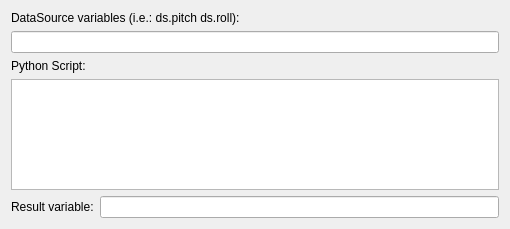
<?xml version="1.0" encoding="UTF-8"?>
<ui version="4.0">
 <class>PyEvalDsDlg</class>
 <widget class="QWidget" name="PyEvalDsDlg">
  <property name="geometry">
   <rect>
    <x>0</x>
    <y>0</y>
    <width>510</width>
    <height>229</height>
   </rect>
  </property>
  <property name="windowTitle">
   <string>Form</string>
  </property>
  <layout class="QGridLayout" name="gridLayout">
   <item row="0" column="0">
    <layout class="QVBoxLayout" name="verticalLayout_4">
     <item>
      <widget class="QLabel" name="peInputLabel">
       <property name="text">
        <string>DataSource variables (i.e.: ds.pitch ds.roll):</string>
       </property>
       <property name="buddy">
        <cstring>peInputLineEdit</cstring>
       </property>
      </widget>
     </item>
     <item>
      <widget class="QLineEdit" name="peInputLineEdit">
       <property name="font">
        <font>
         <family>Monospace</family>
        </font>
       </property>
      </widget>
     </item>
     <item>
      <widget class="QLabel" name="peScriptLabel">
       <property name="text">
        <string>Python Script:</string>
       </property>
       <property name="buddy">
        <cstring>peScriptTextEdit</cstring>
       </property>
      </widget>
     </item>
     <item>
      <widget class="QTextEdit" name="peScriptTextEdit">
       <property name="font">
        <font>
         <family>Monospace</family>
        </font>
       </property>
       <property name="cursor" stdset="0">
        <cursorShape>ArrowCursor</cursorShape>
       </property>
       <property name="horizontalScrollBarPolicy">
        <enum>Qt::ScrollBarAsNeeded</enum>
       </property>
       <property name="lineWrapMode">
        <enum>QTextEdit::NoWrap</enum>
       </property>
      </widget>
     </item>
     <item>
      <layout class="QHBoxLayout" name="horizontalLayout_8">
       <item>
        <widget class="QLabel" name="peResultLabel">
         <property name="text">
          <string>Result variable:</string>
         </property>
         <property name="buddy">
          <cstring>peResultLineEdit</cstring>
         </property>
        </widget>
       </item>
       <item>
        <widget class="QLineEdit" name="peResultLineEdit">
         <property name="font">
          <font>
           <family>Monospace</family>
          </font>
         </property>
        </widget>
       </item>
      </layout>
     </item>
    </layout>
   </item>
  </layout>
 </widget>
 <tabstops>
  <tabstop>peInputLineEdit</tabstop>
  <tabstop>peScriptTextEdit</tabstop>
  <tabstop>peResultLineEdit</tabstop>
 </tabstops>
 <resources/>
 <connections/>
</ui>
